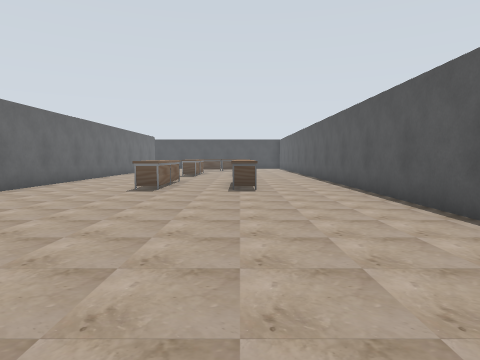
view 1 (above)

23 first-person views from a walk through a robot-simulator world made for Gazebo. The camera is 0.9 m above the floor, tilts 4° down and sees 75° across. The floor is counted in squares, 1 m on a side. Each view is taken from the middle of a square. On the plan, view 1 faces up. The plan holds only what a view shows up to about 11 squares ahead; the rest is blank. Robots are left out.

view 2
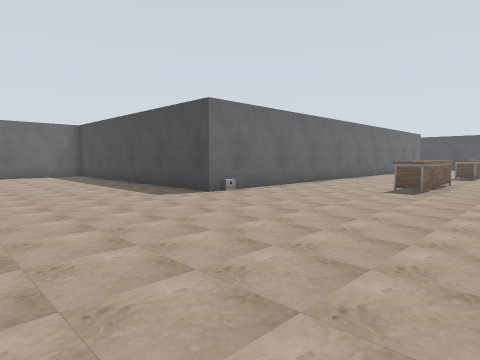

view 3
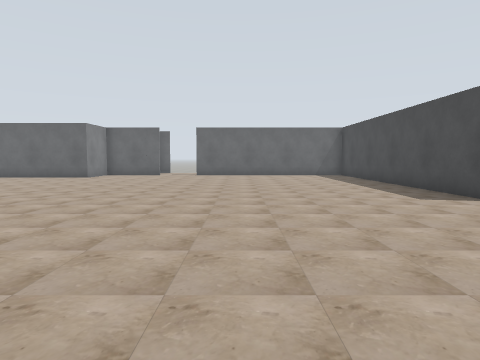

view 4
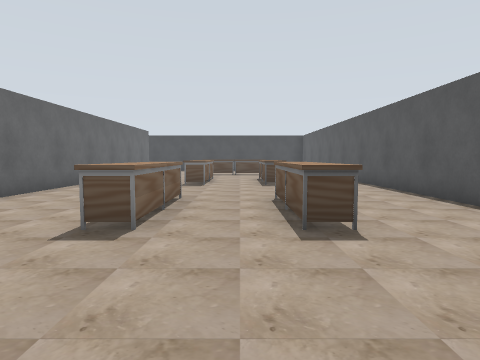

view 5
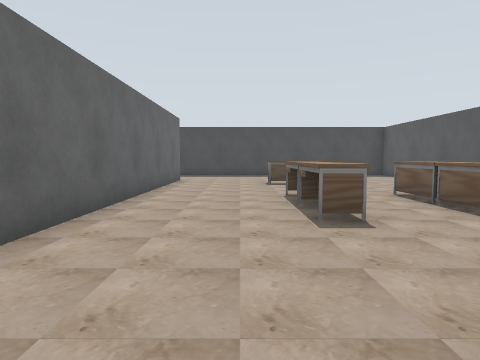

view 6
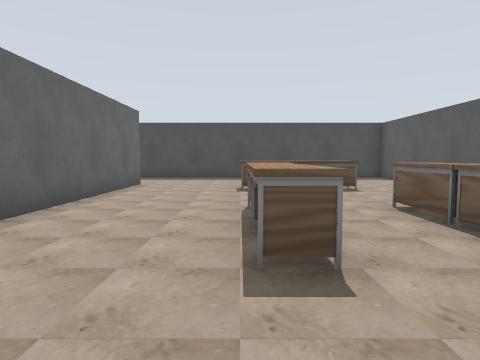

view 7
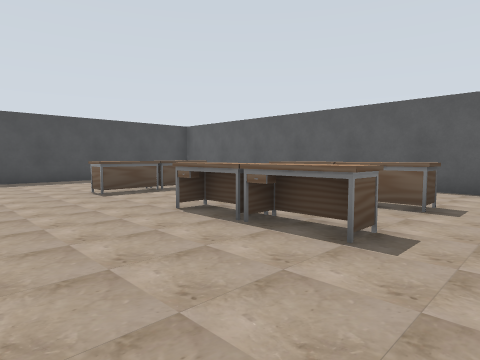

view 8
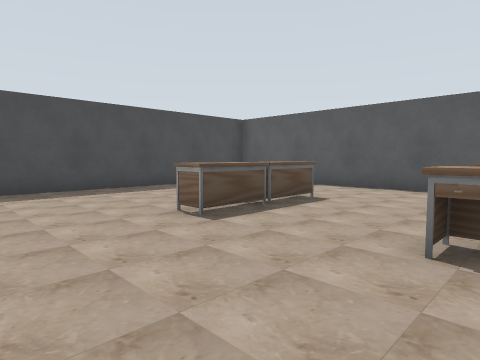

view 9
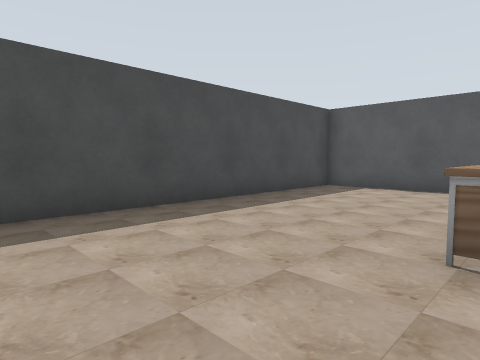

view 10
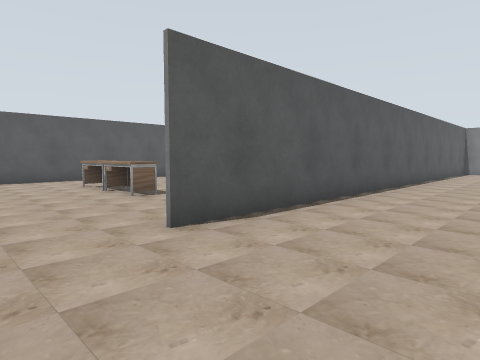

view 11
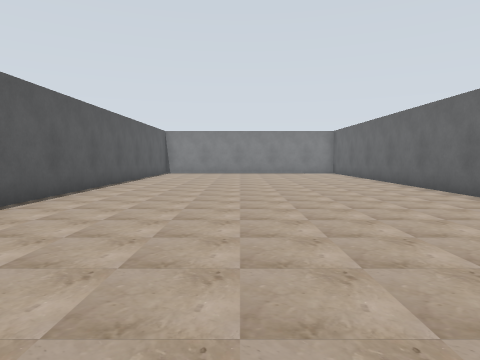

view 12
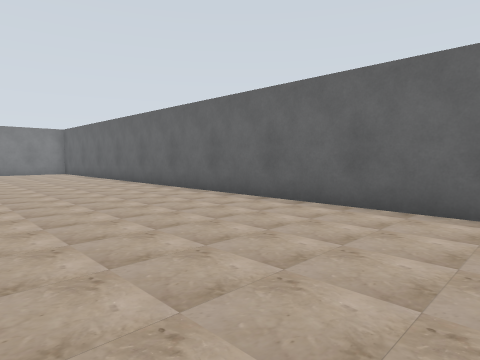

view 13
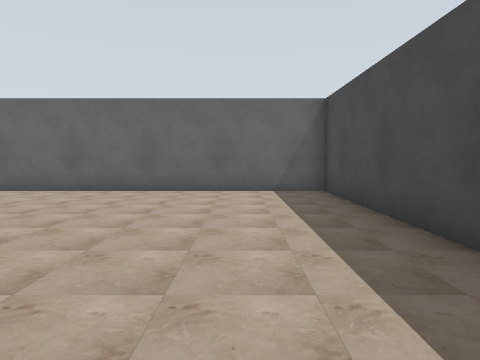

view 14
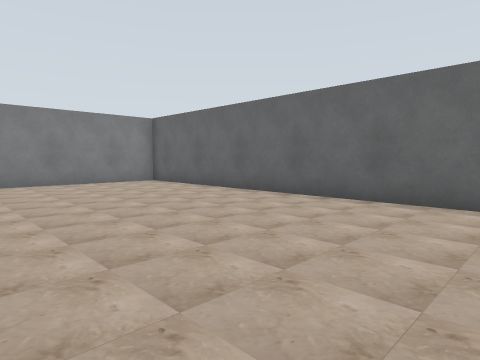

view 15
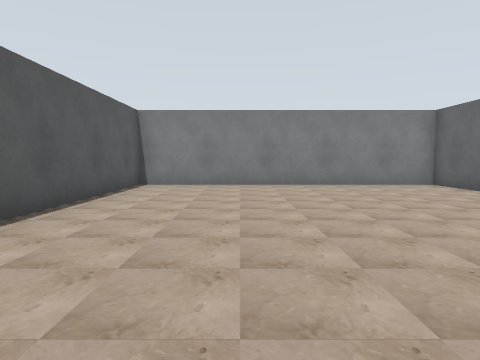

view 16
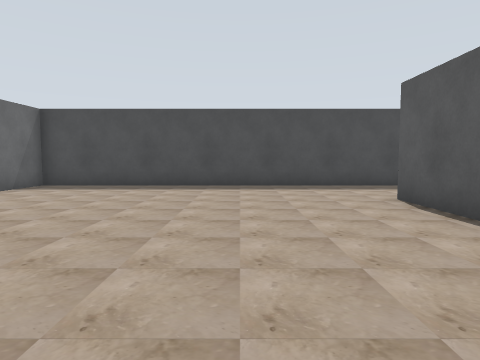

view 17
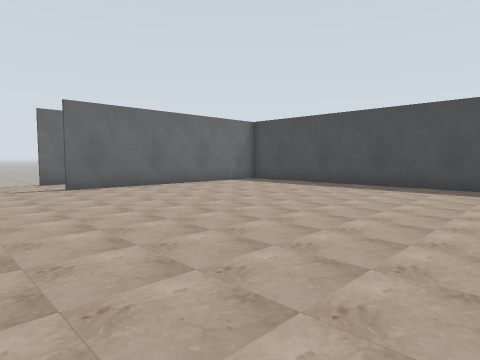

view 18
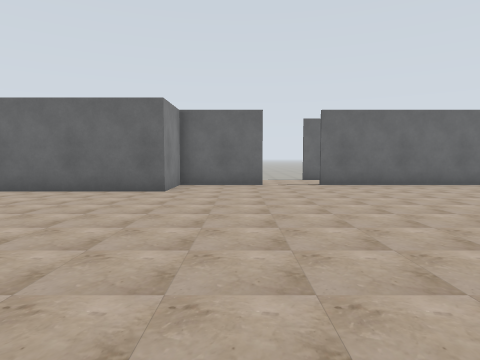

view 19
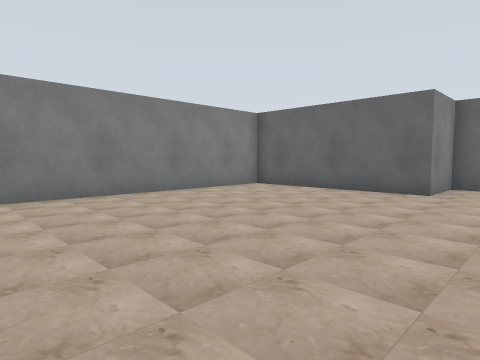

view 20
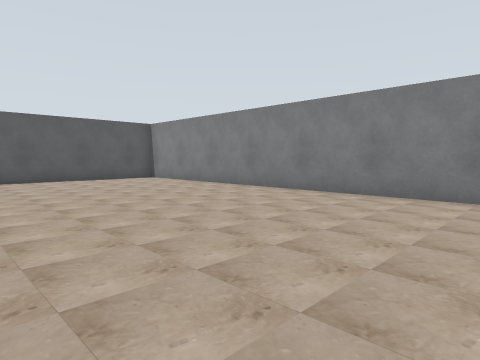

view 21
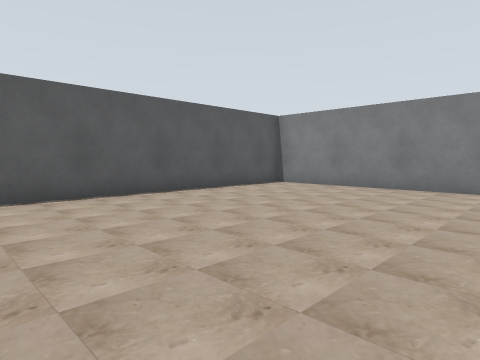

view 22
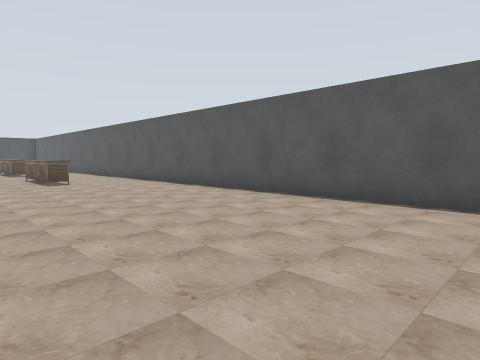

view 23
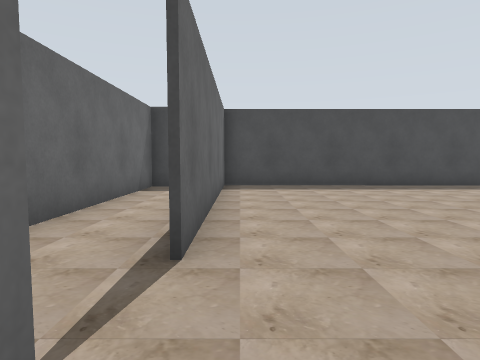

### Floor plan
Points are (right, up) in squares from view 1. A wall is a line through its corners. A room is listed if a view was taken in it or the views show most of it. See-through windows are left out.
Room 1 (views 1, 2, 3, 4, 5, 6, 7, 8, 9, 17, 18, 19, 20, 21, 22, 23)
walls: (3.5, -2.2) (3.5, 27.3) (-5.5, 27.3); (-16.5, 5.1) (-16.5, -2.4); (-16.5, -4.1) (-16.5, -7) (-14.4, -7) (-14.4, -12.4); (3.5, -11.2) (3.5, -3.9); (-14.1, -12.5) (2.1, -12.5); (-6.4, 23.8) (-6.5, 5.3) (-16.6, 5.4)
ways out: opening at (-6.7, 25) to room 2; opening at (-17, -3.5) to room 3
objects: other object (-6, 6); desk (-3, 9) to (-3, 10); desk (-3, 11) to (-3, 12); desk (-3, 16) to (-2, 17); desk (-3, 18) to (-2, 19); desk (-3, 22) to (-2, 22); desk (-1, 22) to (0, 22); desk (0, 9) to (0, 10); desk (0, 11) to (0, 12); desk (0, 16) to (0, 17); desk (0, 18) to (0, 19)
Room 2 (views 10, 11, 12, 13, 14, 15, 16)
walls: (-16.6, 5.5) (-6.6, 5.4) (-6.6, 23.8); (-5.5, 27.3) (-16.5, 27.3) (-16.5, 5.1)
ways out: opening at (-6.7, 25) to room 1
Room 3 (no view inside)
walls: (-18.1, 4.9) (-18.8, 4.9) (-18.8, -2.5)
ways out: opening at (-17, -3.5) to room 1; opening at (-19, -3.5)

Positions as (right, up) in squares from view 1, and headings:
1: (0, 0), facing up
2: (0, 0), facing up-left
3: (0, 0), facing left
4: (-1, 5), facing up
5: (-4, 11), facing up
6: (-3, 13), facing up
7: (-6, 14), facing up-right
8: (-6, 18), facing up-right
9: (-6, 22), facing up-right
10: (-10, 26), facing down-right
11: (-11, 24), facing down
12: (-11, 25), facing down-left
13: (-8, 25), facing left
14: (-10, 17), facing down-left
15: (-10, 16), facing down
16: (-10, 17), facing up
17: (-7, -5), facing up-left
18: (-6, -5), facing left
19: (-6, -5), facing down-left
20: (-10, -5), facing down-right
21: (-4, -3), facing down-right
22: (-3, -3), facing up-right
23: (-16, -5), facing up
